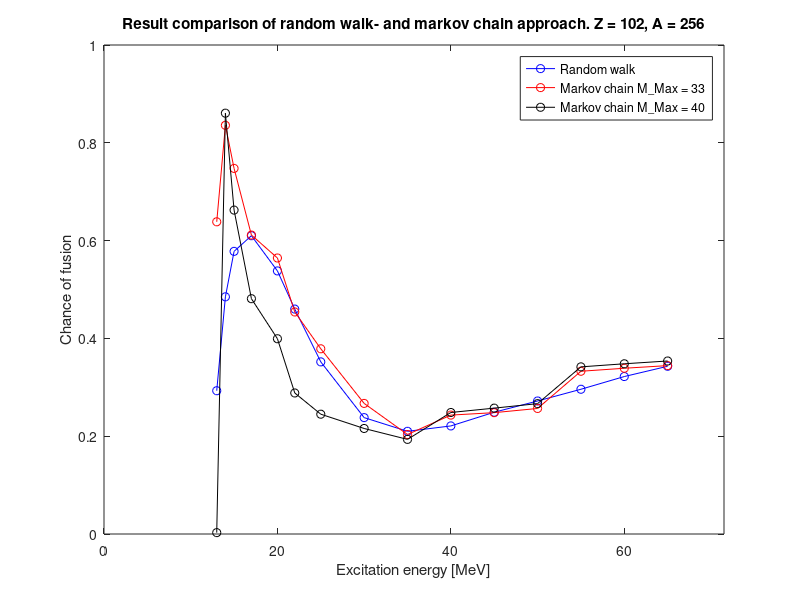

MATLAB code for this plot:
clear
close all
Eexc = [13, 14 , 15, 17, 20, 22, 25, 30 ,35 ,40 ,45, 50, 55, 60, 65];
fusion_prob_martin = [0.293,0.485,0.578,0.61,0.538,0.46,0.352,0.238,0.21,0.221,0.249,0.272,0.296,0.322,0.343];
fusion_prob_markovMM33 = [0.6384451564, 0.8358019905, 0.7476546942, 0.6113791779, 0.5644451736, 0.4540475598, 0.378766928, 0.2670794886, 0.203474034, 0.2431601931, 0.2481580806, 0.2567266904, 0.332821196, 0.338954117, 0.3443735955];
fusion_prob_markovMM40 = 1/100*[0.28,86.06,66.24,48.12,39.93,28.84,24.50,21.58,19.35,24.85,25.74,26.66,34.18,34.81,35.38];

plot(Eexc, fusion_prob_martin, 'b-o')
hold on
plot(Eexc, fusion_prob_markovMM33, 'r-o')
plot(Eexc, fusion_prob_markovMM40, 'k-o')
legend('Random walk', 'Markov chain M\_Max = 33', 'Markov chain M\_Max = 40')
title('Result comparison of random walk- and markov chain approach. Z = 102, A = 256')
xlabel('Excitation energy [MeV]')
ylabel('Chance of fusion')

xlim([0, max(Eexc)*1.1])
ylim([0,1])